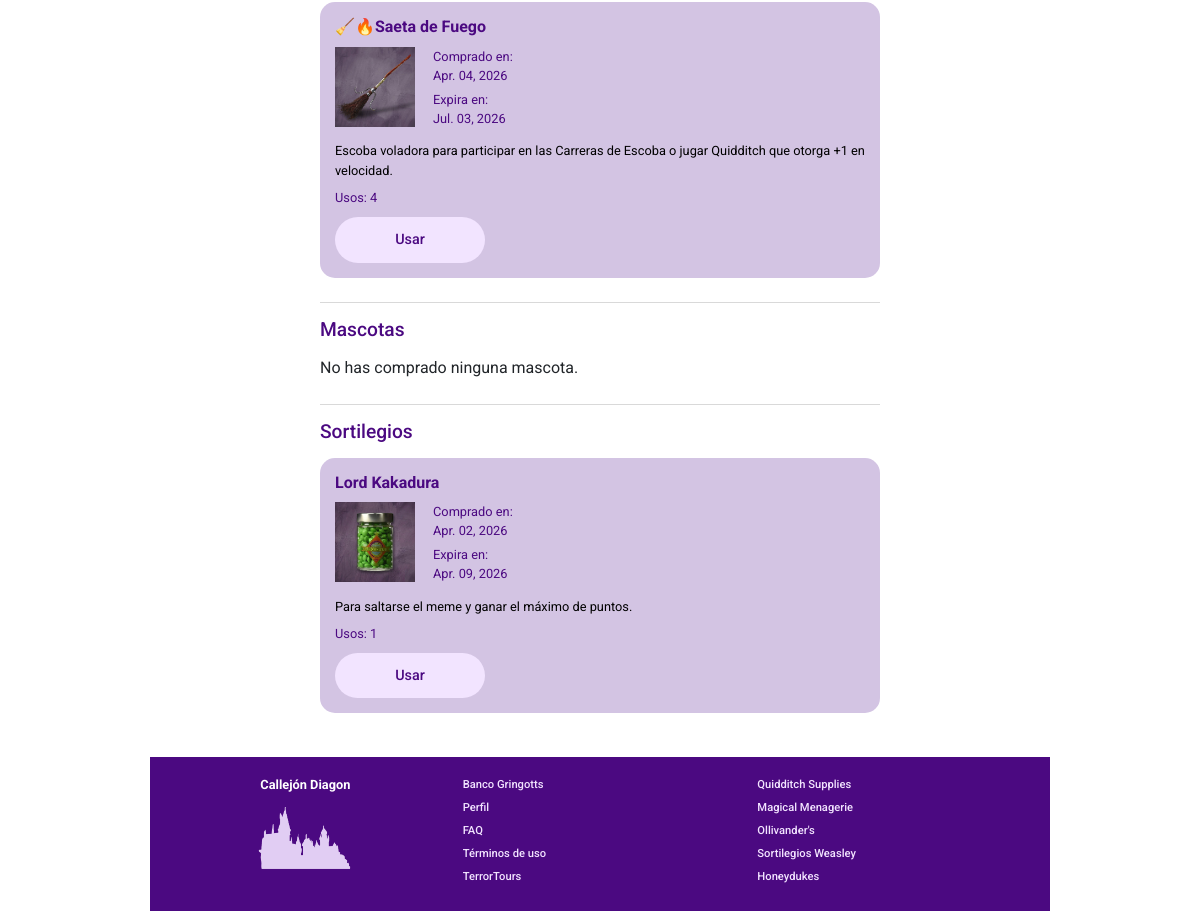
Page /users/profile/ (signed in, lower part) on the earlier database version.
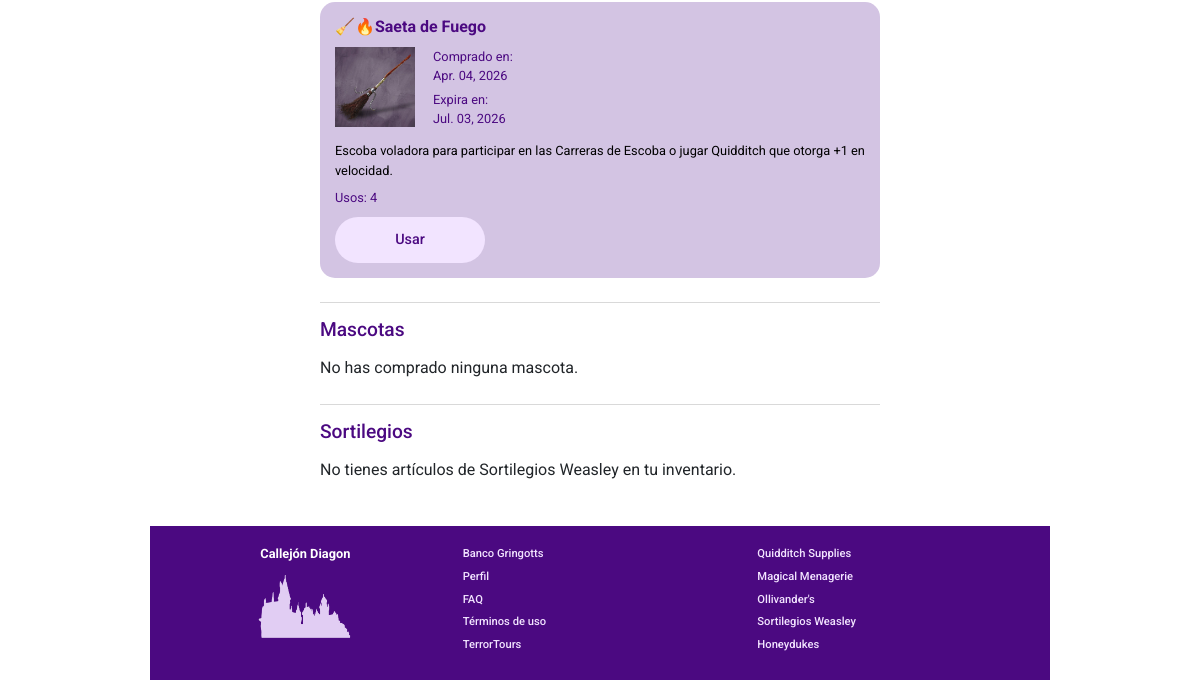
Same page on the later database version.
### apps/stores/models.py (models this page shows, shortened)
class InventoryItem(models.Model):
    user = models.ForeignKey(
        User, on_delete=models.CASCADE, related_name='inventory_items')
    product = models.ForeignKey(
        'Product', on_delete=models.CASCADE, related_name='inventory_items')
    store = models.ForeignKey(
        'Store', on_delete=models.CASCADE, related_name='inventory_items')
    uses = models.PositiveIntegerField(null=True, blank=True)
    pur_date = models.DateField(auto_now_add=True)
    @property
    def ex_date(self):
        if self.product.duration_days:
            return self.pur_date + timedelta(days=self.product.duration_days)
        return None
    @property
    def is_near_ex(self):
        if not self.ex_date:
            return False
        today = timezone.now().date()
        delta_days = (self.ex_date - today).days
        return 0 <= delta_days <= 3

class Product(models.Model):
    name = models.CharField(max_length=130)
    description = models.TextField()
    price = models.PositiveIntegerField()
    store = models.ForeignKey(
        Store, on_delete=models.CASCADE, related_name='products'
    )
    PRODUCT_TYPES = [
        ('broom', 'Escoba'),
        ('pet', 'Mascota'),
        ('wand', 'Varita'),
        ('wheezes', 'Sortilegios'),
        ('misc', 'Miscelaneos'),
    ]
    product_type = models.CharField(max_length=20, choices=PRODUCT_TYPES, default='misc')
    duration_days = models.PositiveIntegerField(blank=True, null=True)
    uses = models.PositiveIntegerField(null=True, blank=True)
    stackable = models.BooleanField(default=False)
    @property
    def image_url(self):
        return static(f"imgs/products/{self.id}.png")

### apps/users/views.py (the view, shortened to what this page needs)
# urls.py: path('profile/', views.profile_view, name='profile'),
@login_required
def profile_view(request):
    user = request.user
    bank_account = get_object_or_404(BankAccount, user_id=user.id)
    notifications = Notification.objects.filter(user=user, read=False).exists()
    wands = InventoryItem.objects.select_related('product').filter(
        user_id=user.id, product__product_type='wand')
    brooms = InventoryItem.objects.select_related('product').filter(
        user_id=user.id, product__product_type='broom')
    pets = InventoryItem.objects.select_related('product').filter(
        user_id=user.id, product__product_type='pet')
    wheezes = InventoryItem.objects.select_related('product').filter(
        user_id=user.id, product__product_type='wheezes')
    query = request.GET.get("q")
    if query:
        wands = wands.filter(product__name__icontains=query)
        brooms = brooms.filter(product__name__icontains=query)
        pets = pets.filter(product__name__icontains=query)
        wheezes = wheezes.filter(product__name__icontains=query)
    usage_message = None
    pending_loans = Loan.objects.filter(
        user=user, approved=True, state='pending').exists()
    context = {
        'user': user,
        'account': bank_account,
        'notifications': notifications,
        'wands': wands,
        'brooms': brooms,
        'pets': pets,
        'wheezes': wheezes,
        'query': query,
        'usage_message': usage_message,
        'pending_loans': pending_loans,
    }
    return render(request, 'profile/profile.html', context)

### apps/bank/models.py (called while the page is built)
    @property
    def current_limit(self):
        if self.account_type == 'vip':
            return None
        return {
            'standard': 200,
            'premium': 400,
        }.get(self.account_type, 200)

    @property
    def premium_ex_date(self):
        if self.account_type == 'premium' and self.upgraded_at and self.duration_days:
            return self.upgraded_at + timedelta(days=self.duration_days)
        return None

### apps/users/templates/profile/profile.html (shortened to what this page needs)
{% extends 'base.html' %}
{% load static %}
{% block head %}
<link rel="stylesheet" href="{% static 'css/profile.css' %}">
{% endblock %}
{% block body %}
<main class="profile-container">
    <section class="inventory-section" id="inventory">
        {% if not wands and not brooms and not pets and not wheezes %}
        <p>No tienes artículos en tu inventario{% if query %} que coincidan con "{{ query }}"{% endif %}.</p>
        {% else %}
        <div class="category-block mb-4">
            <div class="inventory-grid d-flex flex-wrap gap-3">
                {% for item in brooms %}
                {% include "profile/inventory_section.html" with item=item %}
                {% empty %}
                <p class="empty-text">No tienes escobas en tu inventario{% if query %} que coincidan con "{{ query }}"
                    {% endif %}.</p>
                {% endfor %}
            </div>
        </div>
        <div class="category-block mb-4">
            <h4 class="category-title">Mascotas</h4>
            <div class="inventory-grid d-flex flex-wrap gap-3">
                {% for item in pets %}
                {% include "profile/inventory_section.html" with item=item %}
                {% empty %}
                <p class="empty-text">No has comprado ninguna mascota.
                </p>
                {% endfor %}
            </div>
        </div>
        <div class="category-block mb-4">
            <h4 class="category-title">Sortilegios</h4>
            <div class="inventory-grid d-flex flex-wrap gap-3">
                {% for item in wheezes %}
                {% include "profile/inventory_section.html" with item=item %}
                {% empty %}
                <p class="empty-text">No tienes artículos de Sortilegios Weasley en tu inventario.
                </p>
                {% endfor %}
            </div>
        </div>
        {% endif %}
    </section>
</main>
{% endblock %}
{% block footer %}
{% include "components/footer.html" %}
{% endblock %}

### apps/users/templates/profile/inventory_section.html (shortened to what this page needs)
<div class="inventory-card">
    <div class="card-content">
        <h5 class="item-name">{{ item.product.name }}</h5>
        <div class="d-flex gap-2">
            <div class="item-image-placeholder">
                <img src="{{ item.product.image_url }}" alt="Imagen de {{item.product.name}}" />
            </div>
            <div class="item-details">
                <p>Comprado en: <br><span>{{ item.pur_date|date:"M. d, Y" }}</span></p>
                {% if item.ex_date %}
                <p>Expira en: <br>
                    <span class="{% if item.is_near_ex %}text-warning{% endif %}">
                        {{ item.ex_date|date:"M. d, Y"}}
                    </span>
                </p>
                {% endif %}
            </div>
        </div>
        <p class="item-desc">{{ item.product.description }}</p>
        {% if item.uses %}
        <p class="item-uses">Usos: {{ item.uses }}</p>
        <form method="POST" class="mt-auto">
            <button type="button" class="btn btn-primary" data-title="Confirmación de uso"
                data-message="¿Deseas usar el producto {{ item.product.name }} (Esta acción es irreversible)?"
                onclick="showConfirm(this)">
                Usar
            </button>
        </form>
        {% endif %}
    </div>
</div>

Differences in the rows shown:
removed InventoryItem: product.name "Lord Kakadura", shows a picture, pur_date "Apr. 02, 2026", ex_date "Apr. 09, 2026", product.description "Para saltarse el meme y ganar el máximo de puntos.", uses "1", shown under "Sortilegios"
Other differences:
text now shown: "No tienes artículos de Sortilegios Weasley en tu inventario ."
